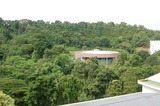
#> input picture proj3_nanjing/proj3_code/data/task2_multiview/case1/1.JPG, 160 x 106 px, shrunk from 602 x 400 before the run; its folder holds 3 pictures in this run
$ python multi_image_stitiching.py
#> lines starting #> are read from the running program, lines starting #| are printed output that depends on the picture
import cv2
import numpy as np
import glob
import os
import networkx as nx

def stitch_case(case_name, input_dir, output_dir):
#> called with case_name = 'case1', input_dir = 'data/task2_multiview', output_dir = 'output/task2_multiview'
    image_paths = sorted(glob.glob(os.path.join(input_dir, case_name, "*")))
    images = [cv2.imread(p) for p in image_paths]
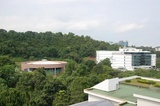
#> input picture proj3_nanjing/proj3_code/data/task2_multiview/case1/2.JPG, 160 x 106 px, shrunk from 602 x 400 before the run
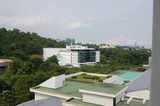
#> input picture proj3_nanjing/proj3_code/data/task2_multiview/case1/3.JPG, 160 x 106 px, shrunk from 602 x 400 before the run
#> images = 3 items
    if any(img is None for img in images) or len(images) < 2:
        print(f"[{case_name}] Skipped: insufficient or unreadable images.")
        return

    # Implement your algorithm here
    stitched_image = None
    #

    case_output_dir = output_dir
    os.makedirs(case_output_dir, exist_ok=True)
    output_path = os.path.join(case_output_dir, f"{case_name}.JPG")
    cv2.imwrite(output_path, stitched_image)
    print(f"[{case_name}] Done: saved to {output_path}")

def main():
    input_root = "data/task2_multiview"
    output_root = "output/task2_multiview"
    os.makedirs(output_root, exist_ok=True)
    cases = [name for name in os.listdir(input_root) if os.path.isdir(os.path.join(input_root, name))]
    if not cases:
        print("No cases found in 'data' directory.")
        return

    for case in sorted(cases):
        stitch_case(case, input_root, output_root)

if __name__ == "__main__":
    main()
